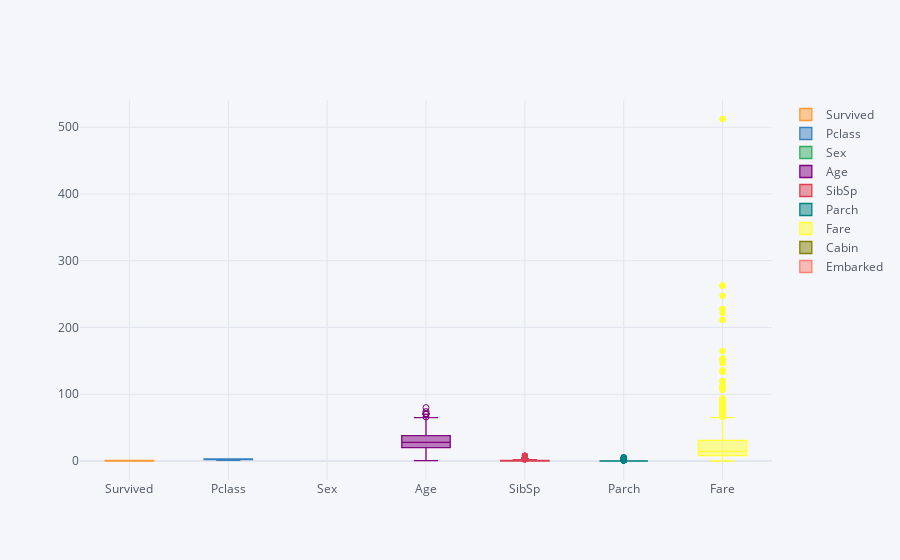
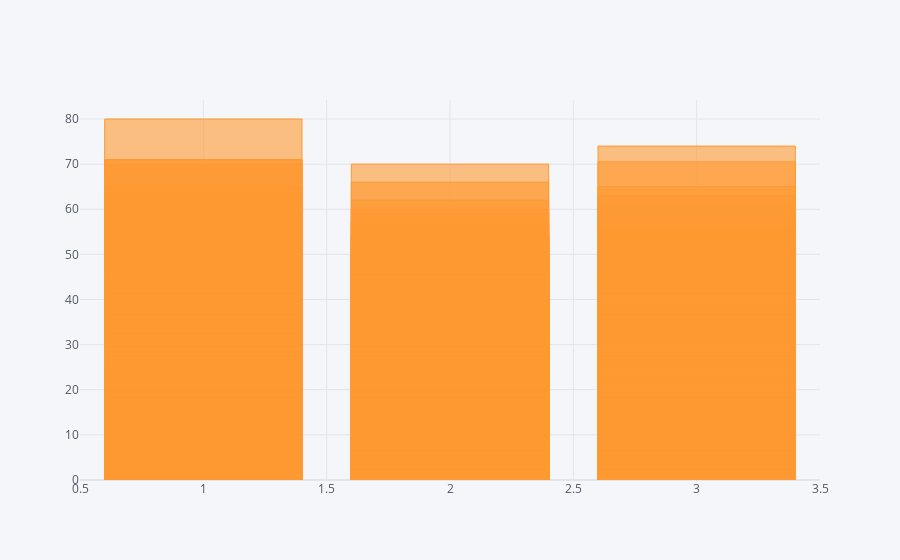

Notebook code cell kept with these figures, in order:
### Code cell
tnc.iplot(x='Pclass',y='Age',kind="box",boxpoints="suspectedoutliers")
tnc.iplot(x='Pclass',y='Age',kind="bar",barmode="overlay")

### Figure 1 — Plotly figure (JSON) as saved in the notebook; plotly's stock layout.template omitted (floating-point values rounded to 4 significant figures; data arrays with more than 128 entries replaced by an {"elided": "..."} marker saying what was removed)
{"data": [{"boxpoints": "suspectedoutliers", "line": {"width": 1.3}, "marker": {"color": "rgba(255, 153, 51, 1.0)"}, "name": "Survived", "orientation": "v", "type": "box", "y": {"elided": "891 int values"}}, {"boxpoints": "suspectedoutliers", "line": {"width": 1.3}, "marker": {"color": "rgba(55, 128, 191, 1.0)"}, "name": "Pclass", "orientation": "v", "type": "box", "y": {"elided": "891 int values"}}, {"boxpoints": "suspectedoutliers", "line": {"width": 1.3}, "marker": {"color": "rgba(50, 171, 96, 1.0)"}, "name": "Sex", "orientation": "v", "type": "box", "y": {"elided": "891 str values"}}, {"boxpoints": "suspectedoutliers", "line": {"width": 1.3}, "marker": {"color": "rgba(128, 0, 128, 1.0)"}, "name": "Age", "orientation": "v", "type": "box", "y": {"elided": "891 float values"}}, {"boxpoints": "suspectedoutliers", "line": {"width": 1.3}, "marker": {"color": "rgba(219, 64, 82, 1.0)"}, "name": "SibSp", "orientation": "v", "type": "box", "y": {"elided": "891 int values"}}, {"boxpoints": "suspectedoutliers", "line": {"width": 1.3}, "marker": {"color": "rgba(0, 128, 128, 1.0)"}, "name": "Parch", "orientation": "v", "type": "box", "y": {"elided": "891 int values"}}, {"boxpoints": "suspectedoutliers", "line": {"width": 1.3}, "marker": {"color": "rgba(255, 255, 51, 1.0)"}, "name": "Fare", "orientation": "v", "type": "box", "y": {"elided": "891 float values"}}, {"boxpoints": "suspectedoutliers", "line": {"width": 1.3}, "marker": {"color": "rgba(128, 128, 0, 1.0)"}, "name": "Cabin", "orientation": "v", "type": "box", "y": {"elided": "891 str values"}}, {"boxpoints": "suspectedoutliers", "line": {"width": 1.3}, "marker": {"color": "rgba(251, 128, 114, 1.0)"}, "name": "Embarked", "orientation": "v", "type": "box", "y": {"elided": "891 str values"}}], "layout": {"legend": {"bgcolor": "#F5F6F9", "font": {"color": "#4D5663"}}, "paper_bgcolor": "#F5F6F9", "plot_bgcolor": "#F5F6F9", "title": {"font": {"color": "#4D5663"}}, "xaxis": {"gridcolor": "#E1E5ED", "showgrid": true, "tickfont": {"color": "#4D5663"}, "title": {"font": {"color": "#4D5663"}, "text": ""}, "zerolinecolor": "#E1E5ED"}, "yaxis": {"gridcolor": "#E1E5ED", "showgrid": true, "tickfont": {"color": "#4D5663"}, "title": {"font": {"color": "#4D5663"}, "text": ""}, "zerolinecolor": "#E1E5ED"}}}

### Figure 2 — Plotly figure (JSON) as saved in the notebook; plotly's stock layout.template omitted (floating-point values rounded to 4 significant figures; data arrays with more than 128 entries replaced by an {"elided": "..."} marker saying what was removed)
{"data": [{"marker": {"color": "rgba(255, 153, 51, 0.6)", "line": {"color": "rgba(255, 153, 51, 1.0)", "width": 1}}, "name": "Age", "orientation": "v", "text": "", "type": "bar", "x": {"elided": "891 int values"}, "y": {"elided": "891 mixed values"}}], "layout": {"barmode": "overlay", "legend": {"bgcolor": "#F5F6F9", "font": {"color": "#4D5663"}}, "paper_bgcolor": "#F5F6F9", "plot_bgcolor": "#F5F6F9", "title": {"font": {"color": "#4D5663"}}, "xaxis": {"gridcolor": "#E1E5ED", "showgrid": true, "tickfont": {"color": "#4D5663"}, "title": {"font": {"color": "#4D5663"}, "text": ""}, "zerolinecolor": "#E1E5ED"}, "yaxis": {"gridcolor": "#E1E5ED", "showgrid": true, "tickfont": {"color": "#4D5663"}, "title": {"font": {"color": "#4D5663"}, "text": ""}, "zerolinecolor": "#E1E5ED"}}}
